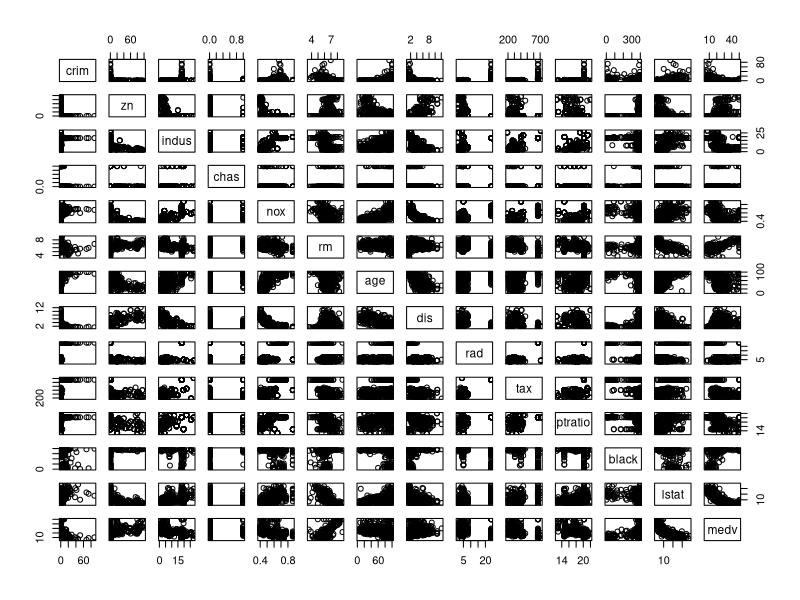
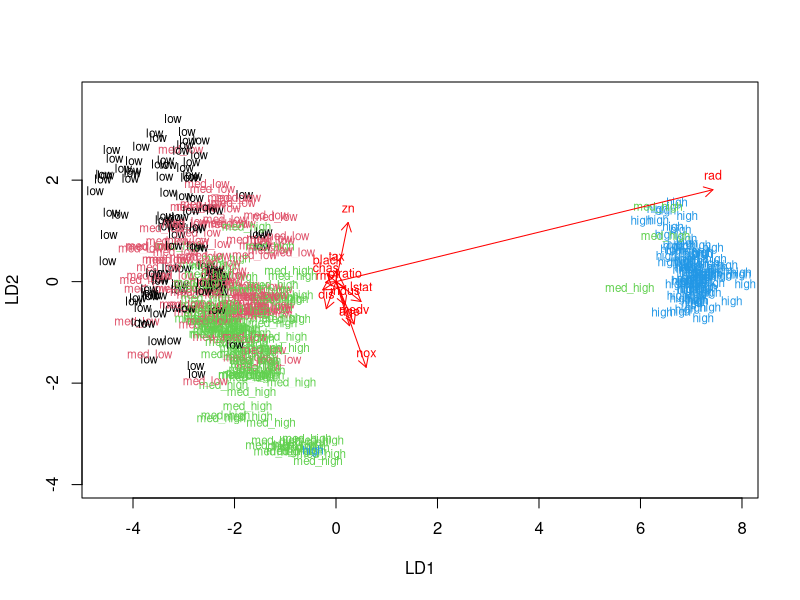
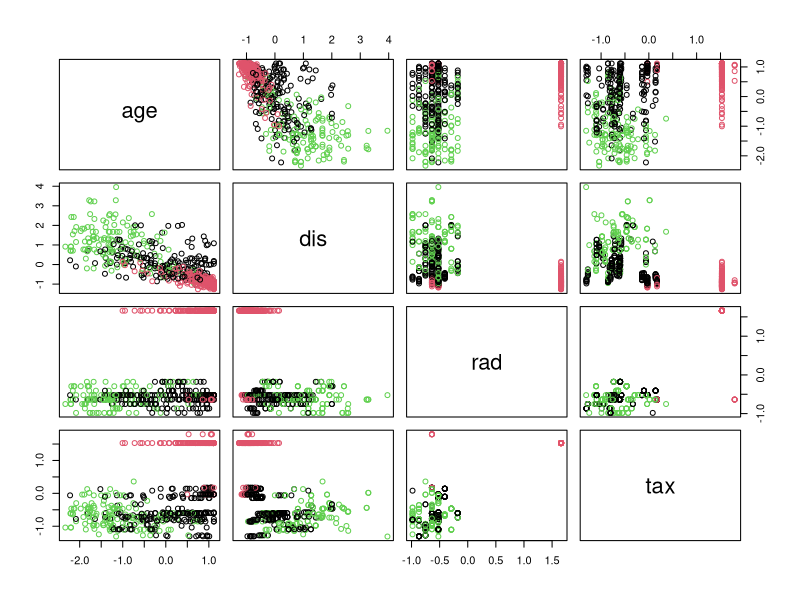

Recreate these plots in R, in order.
## ---- chunk 1
# In this begining part we shall be loading the Boston data from MASS

# Lest us access the MASS library 
library(MASS)

#Since the library was successfully accessed. We now load the Boston data
data("Boston")

# Let us explore the dataset and see its structure, dimension, and summary 
str(Boston)     # structure of Boston data
dim(Boston)     # dimention of Boston data
summary(Boston)
## ---- chunk 2
# We would like to show the graphical overview of the data by calling the pairs function 
pairs(Boston)

## ---- chunk 3
# Here we summaries of variables (columns) of the Boston data
colnames(Boston)

## ---- chunk 4
# here we are standardizing the data by scaling using the scale() function 
boston_scaled <- scale(Boston)

# We shall print the summary of the scaled data by using the function symmary()
summary(boston_scaled)
## ---- chunk 5
# Lets us check whether the scaled data is data frame or not by using is.data.frame() function
is.data.frame(boston_scaled)

## ---- chunk 6
# Making the boston_scaled data a data frame 
boston_scaled <- as.data.frame(boston_scaled)
is.data.frame(boston_scaled)

## ---- chunk 7
#Let us examine the crime variable of the scaled data
summary(boston_scaled$crim)


# create a quantile vector of crime 
q_vector <- quantile(boston_scaled$crim)
# Let us print the quantile vector of crime rate
q_vector

# create a categorical variable 'crime'
crime <- cut(boston_scaled$crim, breaks = q_vector, include.lowest = TRUE, label= c("low", "med_low", "med_high", "high"))
# Let us now use the table() function to see the new factor crime
table(crime)
## ---- chunk 8
# Lests remove original crim from the dataset
boston_scaled <- dplyr::select(boston_scaled, -crim)

# here are would add the new crime to boston_scaled 
boston_scaled <- data.frame(boston_scaled, crime)

## ---- chunk 9
 # Let us asign the number of rows in the Boston dataset 
n <- nrow(boston_scaled)

# choose randomly 80% of the rows
ind <- sample(n,  size = n * 0.8)
## ---- chunk 10
# Lets create train set with 80%
train <- boston_scaled[ind,]

# Lets create test set  
test <- boston_scaled[-ind,]
## ---- chunk 11
# linear discriminant analysis
lda.fit <- lda(crime ~., data = train)

# Lets us print the lda.fit object
lda.fit
## ---- chunk 12
# 
# Here is the function for lda biplot arrows copied from Datacamp
lda.arrows <- function(x, myscale = 1, arrow_heads = 0.1, color = "red", tex = 0.75, choices = c(1,2)){
  heads <- coef(x)
  arrows(x0 = 0, y0 = 0, 
         x1 = myscale * heads[,choices[1]], 
         y1 = myscale * heads[,choices[2]], col=color, length = arrow_heads)
  text(myscale * heads[,choices], labels = row.names(heads), 
       cex = tex, col=color, pos=3)
}


# target classes as numeric
classes <- as.numeric(train$crime)

# plot the lda results
plot(lda.fit, dimen = 2, col = classes, pch = classes)
lda.arrows(lda.fit, myscale = 2)

## ---- chunk 13

# save the correct classes from test data
correct_classes <- test$crime

# predicting classes with test data
lda.pred <- predict(lda.fit, newdata = test)

# cross tabulating the results
table(correct = correct_classes, predicted = lda.pred$class)
## ---- chunk 14
# Calling the library MASS
library(MASS)

#loading the data
data("Boston")

#scaling BIstin data set

boston_scaled_2 <- scale(Boston)
is.data.frame(boston_scaled_2)  #checking whether the boston_scalled2 is a data frame


boston_scaled_2 <- as.data.frame(boston_scaled_2)   # converting the boston_scalled_2 to data frame
is.data.frame(boston_scaled_2)
## ---- chunk 15
# calculating the euclidean distance matrix
dist_eu <- dist(boston_scaled_2)

# We nlw look at the summary of the distances
summary(dist_eu)

## ---- chunk 16
# k-means clustering
km <-kmeans(boston_scaled_2, centers = 3)

#pairs(boston_scaled_2)

# plot the Boston dataset with clusters
pairs(boston_scaled_2[7:10], col = km$cluster)

